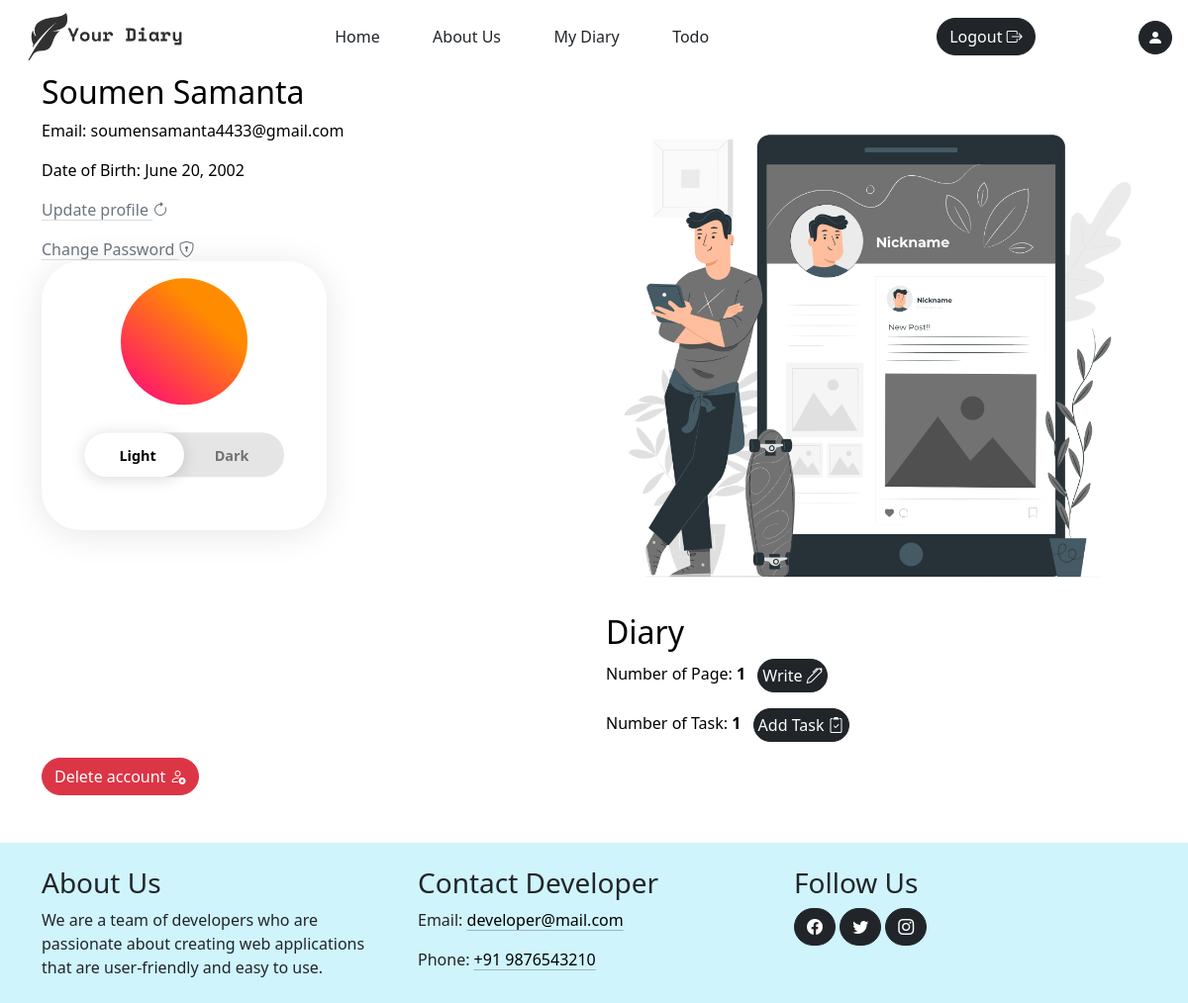
The app's page /profile/ (signed in), older data.
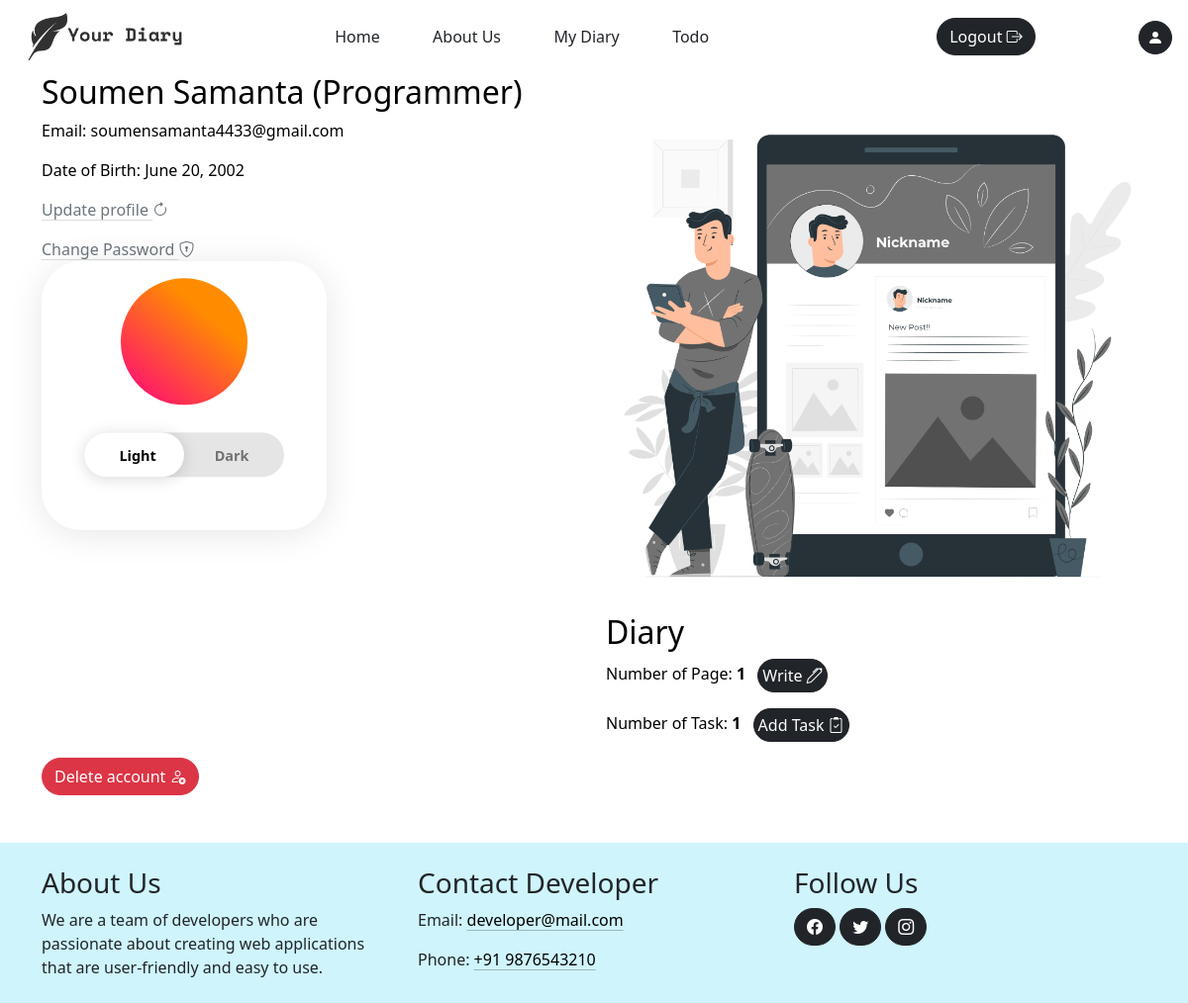
The same page, newer data.
### diary/models.py (models this page shows, shortened)
class User(AbstractBaseUser):
    email = models.EmailField(
        verbose_name="email address",
        max_length=255,
        unique=True,
    )
    first_name = models.CharField(max_length=30)
    last_name = models.CharField(max_length=30)
    date_of_birth = models.DateField()
    is_active = models.BooleanField(default=True)
    is_admin = models.BooleanField(default=False)
    objects = MyUserManager()
    USERNAME_FIELD = "email"
    REQUIRED_FIELDS = ["first_name", "last_name", "date_of_birth"]

### diary/views.py (the view)
# urls.py: path('profile/', views.profile, name="profile"),
@login_required(login_url="login")
def profile(request):
	context = {}
	pages = Page.objects.filter(user=request.user).count()
	todos = Todo.objects.filter(user=request.user).count()
	context["pages"] = pages
	context["todos"] = todos
	return render(request, "profile.html", context)

### diary/context_processors.py (called while the page is built)
def site(request):
	site = Site.objects.first()  # replace this with your actual query
	return {'site': site}

### diary/templates/profile.html (shortened to what this page needs)
{% extends "base.html" %}
{% load static %}
{% block css %}
	<link rel="stylesheet" href="{% static "css/profile.css" %}">
{% endblock css %}
{% block body %}
	<div class="container">
		<div class="row">
			<div class="col-md-6">
				<div class="profile-card">
					<div class="profile-info">
						<h2>{{request.user.first_name}} {{request.user.last_name}}</h2>
						<p>Email: {{request.user.email}}</p>
						<p>Date of Birth: {{request.user.date_of_birth}}</p>
					</div>
					<div class="functionalities">
						<a href="{% url "updateProfile" %}" class="link-secondary link-offset-2 link-underline-opacity-25 link-underline-opacity-100-hover">Update profile <i class="bi bi-arrow-clockwise"></i></a>
						<a href="{% url "password_change" %}" class="link-secondary link-offset-2 link-underline-opacity-25 link-underline-opacity-100-hover">Change Password <i class="bi bi-shield-lock"></i></a>
					</div>
				</div>
				<div class="theme-section" >
					<div class="app">
						<div class="body">
							<div class="phone">
								<div class="content">
									<div class="circle">
									</div>
									<label for="theme-switch">
										<div class="toggle"></div>
										<div class="names">
											<p class="light">Light</p>
											<p class="dark">Dark</p>
										</div>
									</label>
								</div>
							</div>
						</div>
					</div>
				</div>
			</div>
			<div class="col-md-6">
				<div class="profile-card">
					<div class="profile-image">
						<img src="{% static "media/profile.png" %}" alt="" srcset="" class='img-fluid' />
					</div>
					<div class="profile-info">
						<h2>Diary</h2>
						<p>Number of Page: <strong>{{pages}}</strong>
							<a href="{% url "writePage" %}" class="btn  p-1 mx-2 {% if request.user.theme.theme == 'dark' %} btn-secondary {% else %} btn-dark {% endif %}">Write <i class="bi bi-pen"></i></a>
						</p>
						<p>Number of Task: <strong>{{todos}}</strong>
							<a href="{% url "todo" %}" class="btn  p-1 mx-2 {% if request.user.theme.theme == 'dark' %} btn-secondary {% else %} btn-dark {% endif %}">Add Task <i class="bi bi-clipboard2-check"></i></a>
						</p>
					</div>
				</div>
			</div>
		</div>
		<button class="btn btn-danger" id="delete-account">Delete account <i class="bi bi-person-x"></i></button>
	</div>
	{% include "sections/footer.html" %}
{% endblock body %}

Row changes from the older to the newer data that the page shows:
changed User "Soumen": user.last_name "Samanta" → "Samanta (Programmer)"
